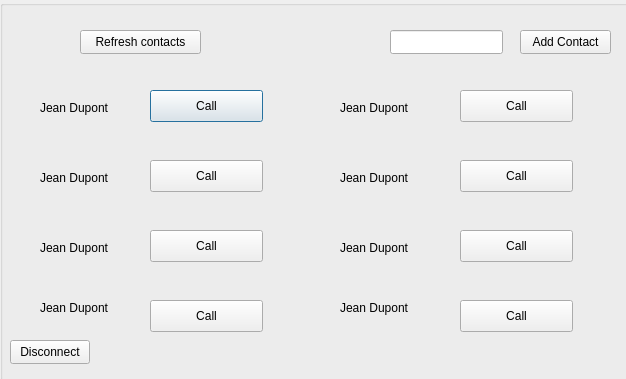
<?xml version="1.0" encoding="UTF-8"?>
<ui version="4.0">
 <class>FinalWindow</class>
 <widget class="QDialog" name="FinalWindow">
  <property name="geometry">
   <rect>
    <x>0</x>
    <y>0</y>
    <width>626</width>
    <height>379</height>
   </rect>
  </property>
  <property name="minimumSize">
   <size>
    <width>400</width>
    <height>300</height>
   </size>
  </property>
  <property name="windowTitle">
   <string>Dialog</string>
  </property>
  <widget class="QGroupBox" name="groupBox">
   <property name="geometry">
    <rect>
     <x>0</x>
     <y>0</y>
     <width>681</width>
     <height>381</height>
    </rect>
   </property>
   <property name="autoFillBackground">
    <bool>false</bool>
   </property>
   <property name="title">
    <string/>
   </property>
   <widget class="QLabel" name="Contact1">
    <property name="geometry">
     <rect>
      <x>40</x>
      <y>100</y>
      <width>81</width>
      <height>16</height>
     </rect>
    </property>
    <property name="text">
     <string>Jean Dupont</string>
    </property>
   </widget>
   <widget class="QPushButton" name="callBTN_1">
    <property name="geometry">
     <rect>
      <x>150</x>
      <y>90</y>
      <width>113</width>
      <height>32</height>
     </rect>
    </property>
    <property name="text">
     <string>Call</string>
    </property>
   </widget>
   <widget class="QPushButton" name="pushButtonRefresh">
    <property name="geometry">
     <rect>
      <x>80</x>
      <y>30</y>
      <width>121</width>
      <height>24</height>
     </rect>
    </property>
    <property name="text">
     <string>Refresh contacts</string>
    </property>
   </widget>
   <widget class="QPushButton" name="pushButtonAddContact">
    <property name="geometry">
     <rect>
      <x>520</x>
      <y>30</y>
      <width>91</width>
      <height>24</height>
     </rect>
    </property>
    <property name="text">
     <string>Add Contact</string>
    </property>
   </widget>
   <widget class="QLineEdit" name="lineEditAddContact">
    <property name="geometry">
     <rect>
      <x>390</x>
      <y>30</y>
      <width>113</width>
      <height>24</height>
     </rect>
    </property>
   </widget>
   <widget class="QPushButton" name="pushButtonDisconnect">
    <property name="geometry">
     <rect>
      <x>10</x>
      <y>340</y>
      <width>80</width>
      <height>24</height>
     </rect>
    </property>
    <property name="text">
     <string>Disconnect</string>
    </property>
   </widget>
   <widget class="QPushButton" name="callBTN_2">
    <property name="geometry">
     <rect>
      <x>150</x>
      <y>160</y>
      <width>113</width>
      <height>32</height>
     </rect>
    </property>
    <property name="text">
     <string>Call</string>
    </property>
   </widget>
   <widget class="QPushButton" name="callBTN_3">
    <property name="geometry">
     <rect>
      <x>150</x>
      <y>230</y>
      <width>113</width>
      <height>32</height>
     </rect>
    </property>
    <property name="text">
     <string>Call</string>
    </property>
   </widget>
   <widget class="QPushButton" name="callBTN_4">
    <property name="geometry">
     <rect>
      <x>150</x>
      <y>300</y>
      <width>113</width>
      <height>32</height>
     </rect>
    </property>
    <property name="text">
     <string>Call</string>
    </property>
   </widget>
   <widget class="QPushButton" name="callBTN_7">
    <property name="geometry">
     <rect>
      <x>460</x>
      <y>230</y>
      <width>113</width>
      <height>32</height>
     </rect>
    </property>
    <property name="text">
     <string>Call</string>
    </property>
   </widget>
   <widget class="QPushButton" name="callBTN_5">
    <property name="geometry">
     <rect>
      <x>460</x>
      <y>90</y>
      <width>113</width>
      <height>32</height>
     </rect>
    </property>
    <property name="text">
     <string>Call</string>
    </property>
   </widget>
   <widget class="QPushButton" name="callBTN_8">
    <property name="geometry">
     <rect>
      <x>460</x>
      <y>300</y>
      <width>113</width>
      <height>32</height>
     </rect>
    </property>
    <property name="text">
     <string>Call</string>
    </property>
   </widget>
   <widget class="QPushButton" name="callBTN_6">
    <property name="geometry">
     <rect>
      <x>460</x>
      <y>160</y>
      <width>113</width>
      <height>32</height>
     </rect>
    </property>
    <property name="text">
     <string>Call</string>
    </property>
   </widget>
   <widget class="QLabel" name="Contact2">
    <property name="geometry">
     <rect>
      <x>40</x>
      <y>170</y>
      <width>81</width>
      <height>16</height>
     </rect>
    </property>
    <property name="text">
     <string>Jean Dupont</string>
    </property>
   </widget>
   <widget class="QLabel" name="Contact3">
    <property name="geometry">
     <rect>
      <x>40</x>
      <y>240</y>
      <width>81</width>
      <height>16</height>
     </rect>
    </property>
    <property name="text">
     <string>Jean Dupont</string>
    </property>
   </widget>
   <widget class="QLabel" name="Contact4">
    <property name="geometry">
     <rect>
      <x>40</x>
      <y>300</y>
      <width>81</width>
      <height>16</height>
     </rect>
    </property>
    <property name="text">
     <string>Jean Dupont</string>
    </property>
   </widget>
   <widget class="QLabel" name="Contact7">
    <property name="geometry">
     <rect>
      <x>340</x>
      <y>240</y>
      <width>81</width>
      <height>16</height>
     </rect>
    </property>
    <property name="text">
     <string>Jean Dupont</string>
    </property>
   </widget>
   <widget class="QLabel" name="Contact5">
    <property name="geometry">
     <rect>
      <x>340</x>
      <y>100</y>
      <width>81</width>
      <height>16</height>
     </rect>
    </property>
    <property name="text">
     <string>Jean Dupont</string>
    </property>
   </widget>
   <widget class="QLabel" name="Contact6">
    <property name="geometry">
     <rect>
      <x>340</x>
      <y>170</y>
      <width>81</width>
      <height>16</height>
     </rect>
    </property>
    <property name="text">
     <string>Jean Dupont</string>
    </property>
   </widget>
   <widget class="QLabel" name="Contact8">
    <property name="geometry">
     <rect>
      <x>340</x>
      <y>300</y>
      <width>81</width>
      <height>16</height>
     </rect>
    </property>
    <property name="text">
     <string>Jean Dupont</string>
    </property>
   </widget>
  </widget>
 </widget>
 <resources/>
 <connections/>
</ui>
